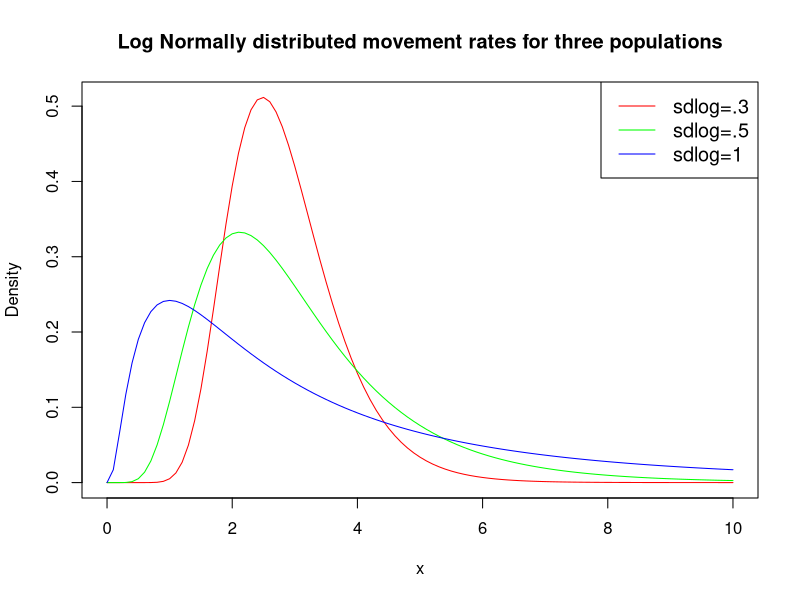
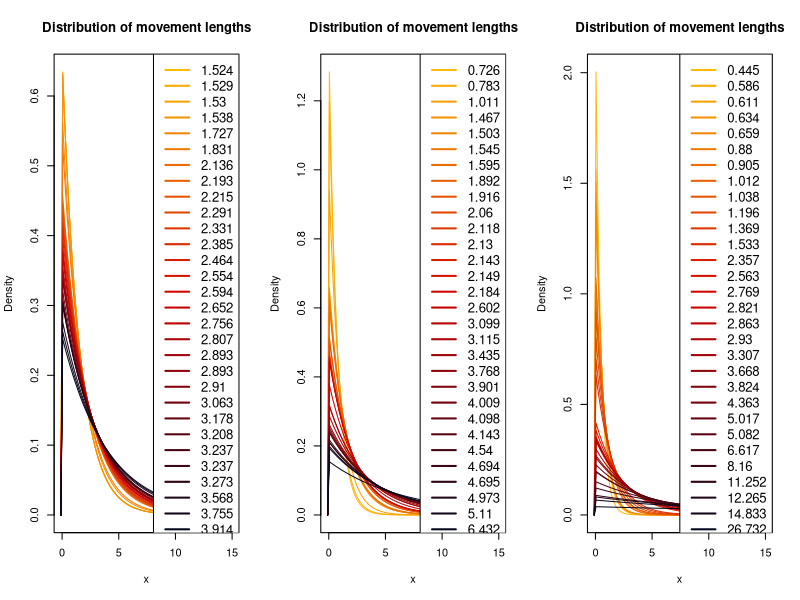
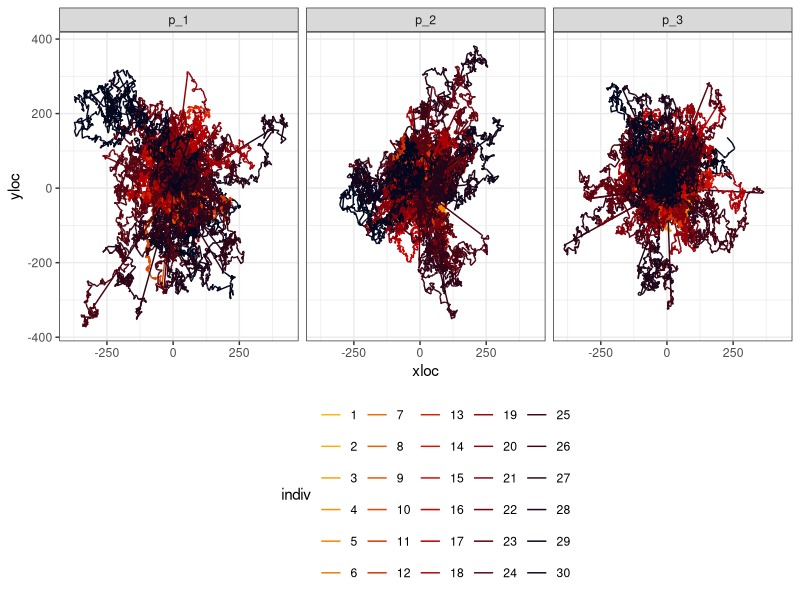

These figures' R source, in order:
# Script to run simulations for theoretical populations with three levels of variation in movement rates

library(dplyr)
library(tidyr)
library(ggplot2)
library(cowplot)
library(fitdistrplus)
library(Hmisc)

set.seed(98)

# Three populations ---------------------------------------------------------------------
av.mov.rate <- 1
sd.mov.rate <- c(0.3, 0.5, 1)
max.x <- 10

mycols <- c("red", "green", "blue")
#create density plots
curve(dlnorm(x, meanlog=av.mov.rate, sdlog=sd.mov.rate[1]),
      from=0, to=max.x,
      col=mycols[1],
      main = 'Log Normally distributed movement rates for three populations', #add title
      ylab = 'Density', #change y-axis label
)

curve(dlnorm(x, meanlog=av.mov.rate, sdlog=sd.mov.rate[2]),
      from=0, to=max.x,
      col=mycols[2], add=TRUE)

curve(dlnorm(x, meanlog=av.mov.rate, sdlog=sd.mov.rate[3]),
      from=0, to=max.x,
      col=mycols[3], add=TRUE)

#add legend
legend("topright", legend=c("sdlog=.3", "sdlog=.5", "sdlog=1"),
       col=mycols, lty=1, cex=1.2)

## Simulate movement rates -------------------------------------------------------------
n.individuals <- 30
m_1 <- sort(round(rlnorm(n.individuals, meanlog = av.mov.rate, sdlog = sd.mov.rate[1]),3))
m_2 <- sort(round(rlnorm(n.individuals, meanlog = av.mov.rate, sdlog = sd.mov.rate[2]),3))
m_3 <- sort(round(rlnorm(n.individuals, meanlog = av.mov.rate, sdlog = sd.mov.rate[3]),3))

## Visualize individual differences ----------------------------------------------------

par(mfrow=c(1,3))
mycols <- rainbow(n.individuals, s=1)
mycols <- colorRampPalette(c("#F46036", "#5B85AA", "#414770", "#372248", "#171123"))(n.individuals)
mycols <- colorRampPalette(c("#ffba08", "#d00000", "#03071e"))(n.individuals)

range <- c(-0.1,max.x+5)
#create density plots
### Fist population--------------------------------------------------------------------
curve(dexp(x, 1/m_1[1]), #notice rate for exponential is 1/movement rate.
      from=range[1], to=range[2],
      col=mycols[1],
      main = 'Distribution of movement lengths', #add title
      ylab = 'Density', #change y-axis label
      xlab = "x"
)
for(i in 2:n.individuals){
  curve(dexp(x, 1/m_1[i]),
        from=range[1], to=range[2],
        col=mycols[i], add=TRUE)
}

#add legend
legend("topright", legend= m_1,
       col=mycols, lty=1, cex=1.2, lwd = 2)


### Second population----------------------------------------------------------------
curve(dexp(x, 1/m_2[1]), #notice rate for exponential is 1/movement rate.
      from=range[1], to=range[2],
      col=mycols[1],
      main = 'Distribution of movement lengths', #add title
      ylab = 'Density', #change y-axis label
      xlab = "x"
)
for(i in 2:n.individuals){
  curve(dexp(x, 1/m_2[i]),
        from=range[1], to=range[2],
        col=mycols[i], add=TRUE)
}

#add legend
legend("topright", legend= m_2,
       col=mycols, lty=1, cex=1.2, lwd = 2)



### Third population ---------------------------------------------------------------
curve(dexp(x, 1/m_3[1]), #notice rate for exponential is 1/movement rate.
      from=range[1], to=range[2],
      col=mycols[1],
      main = 'Distribution of movement lengths', #add title
      ylab = 'Density', #change y-axis label
      xlab = "x"
)
for(i in 2:n.individuals){
  curve(dexp(x, 1/m_3[i]),
        from=range[1], to=range[2],
        col=mycols[i], add=TRUE)
}

#add legend
legend("topright", legend= m_3,
       col=mycols, lty=1, cex=1.2, lwd = 2)

# Functions --------------------------------------------------------------------------
sim_movement <- function(prm, t = 1000, plot.it = TRUE, return.data.frame = FALSE){
  tru.rate <- round(prm, 3)
  movedist <- rexp(t, rate = 1/tru.rate)
  angle <- runif(t, min = 0, max = 360)
  distx <- movedist*cos(angle)
  xloc <- c(0, cumsum(distx))
  disty <- movedist*sin(angle)
  yloc <- c(0, cumsum(disty))
  animalTraj <- data.frame(time = 0:t, xloc = xloc, yloc = yloc)
  if(plot.it == TRUE){
    plot(x = xloc, y = yloc, type = "l", main = paste("Rate=",tru.rate))
  }
  if(return.data.frame == TRUE){
    return(animalTraj)
  }
}

sim_seeds <- function(nseeds = 20, m.prms = NULL,...){
  grt <- round(rgamma(nseeds, shape = 4, scale = 5))
  t.grt <- max(grt)

  df <- sim_movement(m.prms, t = t.grt, plot.it = FALSE, return.data.frame = TRUE)

  df %>%
    left_join(., data.frame(s.id = 1:nseeds, time = grt), by = "time") %>%
    mutate(disp = sqrt(xloc^2+yloc^2)) -> df

  return(df)
}

summ_seeds <- function(df = NULL){
  df %>%
    drop_na(s.id) %>%
    mutate(xi = (mean(xloc)-xloc)^2,
           yi = (mean(yloc)-yloc)^2) %>%
    summarise(x = mean(xloc),
              y = mean(yloc),
              av.disp = mean(disp),
              se.disp = sd(disp)/sqrt(n()),
              dsprsn = sum(sqrt(xi+yi))/n()) -> s.df
  return(s.df)
}

# Simulate seed dispersal ------------------------------------------------------------
## Animal movement first ---------------------------------------------------------------
nruns <- 3
m.data <- data.frame(m_1, m_2, m_3)

df <- NULL

for(m in 1:3){
  m.0 <- m.data[m]
  for(j in 1:n.individuals){
    for(k in 1:nruns){
      a <- sim_movement(m_2[j], plot.it = FALSE, return.data.frame = TRUE) %>%
        mutate(indiv = as.factor(j),
               run = paste0("r_", k),
               pop.id = paste0("p_",m))
      df <- rbind.data.frame(df, a)
    }
  }

}


df %>%
  ggplot(., aes(x = xloc, y=yloc, group = run, color = indiv)) +
  facet_wrap(~pop.id) +
  geom_path() +
  scale_color_manual(values = mycols) +
  theme_bw() +
  theme(legend.position = "bottom") +
  NULL
